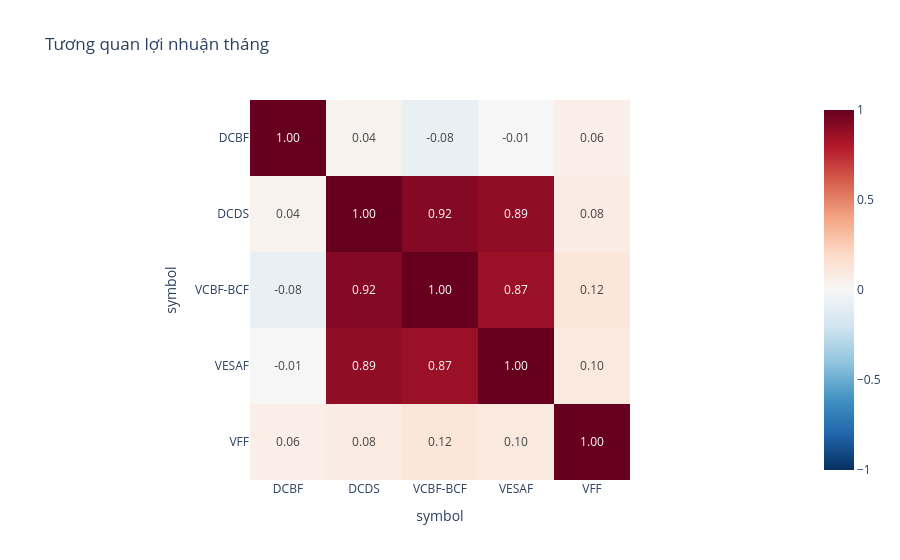
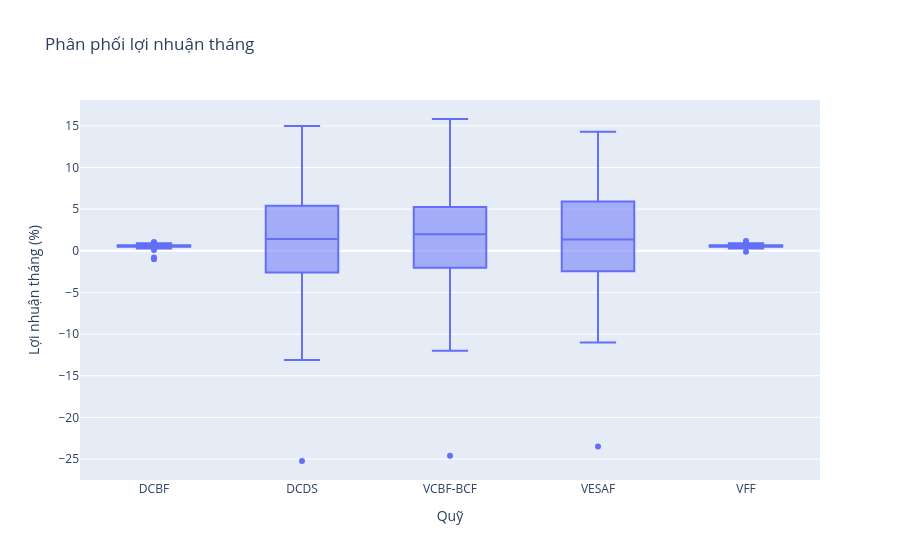

Notebook source saved alongside these figures, in order:
### Markdown cell above
## 5. EDA trực quan: phân phối, tương quan và cơ cấu
Em dùng lợi nhuận **tháng** để giảm ảnh hưởng tần suất NAV không đều. Chỉ tính khi có NAV của hai tháng liền nhau; không forward-fill các tháng thiếu. Tương quan là mô tả đồng biến, không chứng minh quan hệ nhân quả. Khi dữ liệu có ít quỹ, xếp hạng và ma trận tương quan dễ giải thích hơn một mô hình học máy không có mục tiêu rõ ràng.

### Code cell
monthly_prices = nav.pivot(index='date', columns='symbol', values='nav').resample('ME').last()
monthly_returns = monthly_prices.pct_change(fill_method=None) * 100
display(monthly_returns.describe().round(2))
px.imshow(monthly_returns.corr(), text_auto='.2f', zmin=-1, zmax=1,
          color_continuous_scale='RdBu_r', title='Tương quan lợi nhuận tháng').show()
px.box(monthly_returns.melt(var_name='Quỹ', value_name='Lợi nhuận tháng (%)').dropna(),
       x='Quỹ', y='Lợi nhuận tháng (%)', title='Phân phối lợi nhuận tháng').show()
display(clean['fund_holdings'].pivot_table(index='symbol', columns='asset_type', values='asset_percent', aggfunc='last').fillna(0))

### Figure 1 — Plotly figure (JSON) as saved in the notebook; plotly's stock layout.template omitted (floating-point values rounded to 4 significant figures)
{"data": [{"coloraxis": "coloraxis", "hovertemplate": "symbol: %{x}<br>symbol: %{y}<br>color: %{z}<extra></extra>", "name": "0", "texttemplate": "%{z:.2f}", "type": "heatmap", "x": ["DCBF", "DCDS", "VCBF-BCF", "VESAF", "VFF"], "xaxis": "x", "y": ["DCBF", "DCDS", "VCBF-BCF", "VESAF", "VFF"], "yaxis": "y", "z": [[1.0, 0.03922, -0.07681, -0.005918, 0.06226], [0.03922, 1.0, 0.9218, 0.8889, 0.08371], [-0.07681, 0.9218, 1.0, 0.867, 0.1243], [-0.005918, 0.8889, 0.867, 1.0, 0.1035], [0.06226, 0.08371, 0.1243, 0.1035, 1.0]]}], "layout": {"coloraxis": {"autocolorscale": false, "cmax": 1, "cmin": -1, "colorscale": [[0.0, "rgb(5,48,97)"], [0.1, "rgb(33,102,172)"], [0.2, "rgb(67,147,195)"], [0.3, "rgb(146,197,222)"], [0.4, "rgb(209,229,240)"], [0.5, "rgb(247,247,247)"], [0.6, "rgb(253,219,199)"], [0.7, "rgb(244,165,130)"], [0.8, "rgb(214,96,77)"], [0.9, "rgb(178,24,43)"], [1.0, "rgb(103,0,31)"]]}, "title": {"text": "Tương quan lợi nhuận tháng"}, "xaxis": {"anchor": "y", "constrain": "domain", "domain": [0.0, 1.0], "scaleanchor": "y", "title": {"text": "symbol"}}, "yaxis": {"anchor": "x", "autorange": "reversed", "constrain": "domain", "domain": [0.0, 1.0], "title": {"text": "symbol"}}}}

### Figure 2 — Plotly figure (JSON) as saved in the notebook; plotly's stock layout.template omitted (floating-point values rounded to 4 significant figures; data arrays with more than 128 entries replaced by an {"elided": "..."} marker saying what was removed)
{"data": [{"alignmentgroup": "True", "hovertemplate": "Quỹ=%{x}<br>Lợi nhuận tháng (%)=%{y}<extra></extra>", "legendgroup": "", "marker": {"color": "#636efa"}, "name": "", "notched": false, "offsetgroup": "", "orientation": "v", "showlegend": false, "type": "box", "x": {"elided": "405 str values"}, "x0": " ", "xaxis": "x", "y": {"elided": "405 float values"}, "y0": " ", "yaxis": "y"}], "layout": {"boxmode": "group", "legend": {"tracegroupgap": 0}, "title": {"text": "Phân phối lợi nhuận tháng"}, "xaxis": {"anchor": "y", "domain": [0.0, 1.0], "title": {"text": "Quỹ"}}, "yaxis": {"anchor": "x", "domain": [0.0, 1.0], "title": {"text": "Lợi nhuận tháng (%)"}}}}
